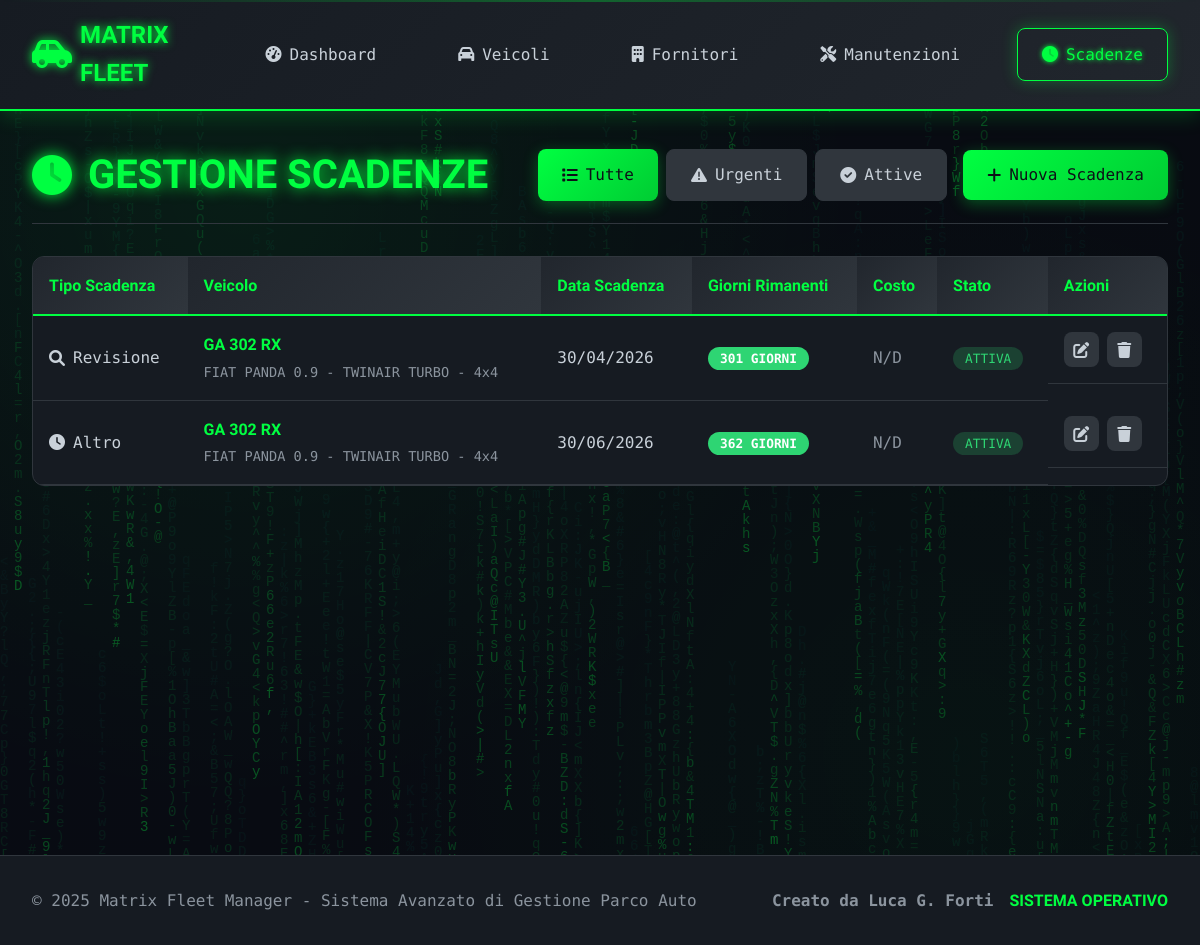
The page /scadenze/ on the database as committed earlier.
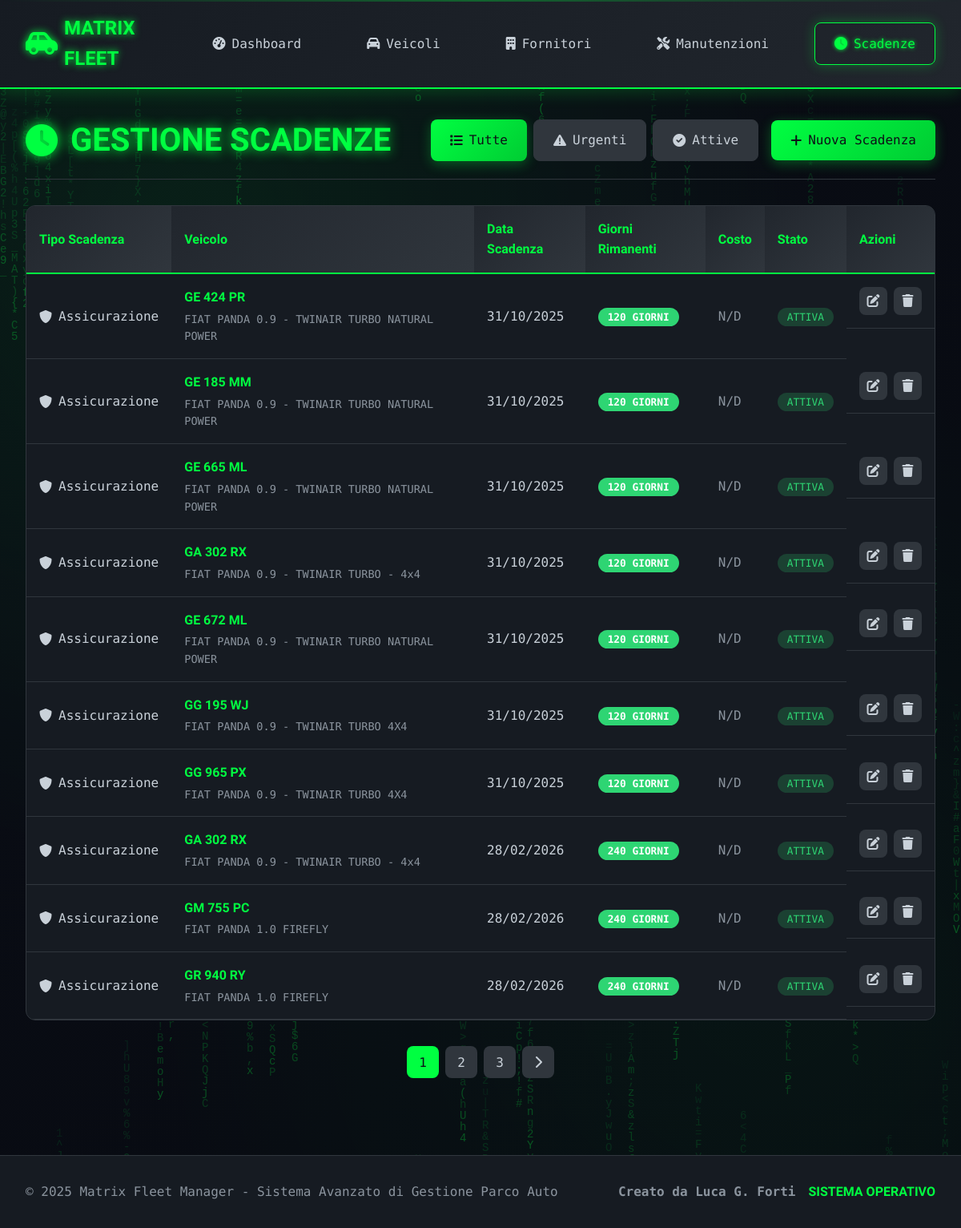
The same page on the database as committed later.
### app/models.py (models this page shows, shortened)
class Scadenza(db.Model):
    __tablename__ = 'scadenze'
    id = db.Column(db.Integer, primary_key=True)
    veicolo_id = db.Column(db.Integer, db.ForeignKey('veicoli.id'), nullable=False)
    tipo_scadenza = db.Column(db.String(50), nullable=False)
    data_scadenza = db.Column(db.Date, nullable=False)
    costo = db.Column(db.Numeric(10, 2))
    stato = db.Column(db.String(20), default='Attiva')
    note = db.Column(db.Text)
    notifica_giorni = db.Column(db.Integer, default=30)
    nucleo = db.Column(db.String(50), default='Via Capitel')
    data_creazione = db.Column(db.DateTime, default=datetime.utcnow)
    @property
    def giorni_alla_scadenza(self):
        if self.data_scadenza:
            delta = self.data_scadenza - date.today()
            return delta.days
        return None

class Veicolo(db.Model):
    __tablename__ = 'veicoli'
    id = db.Column(db.Integer, primary_key=True)
    targa = db.Column(db.String(10), nullable=False, unique=True)
    marca = db.Column(db.String(50), nullable=False)
    modello = db.Column(db.String(50), nullable=False)
    anno_immatricolazione = db.Column(db.Integer, nullable=False)
    data_immatricolazione = db.Column(db.Date, nullable=False)
    km_attuali = db.Column(db.Integer, default=0)
    carburante = db.Column(db.String(20), nullable=False)
    carburante_personalizzato = db.Column(db.String(50))  # NUOVO CAMPO
    cilindrata = db.Column(db.Integer)
    colore = db.Column(db.String(30))
    stato = db.Column(db.String(20), default='Attivo')
    note = db.Column(db.Text)
    carta_carburante = db.Column(db.String(100))
    pin_carburante = db.Column(db.String(20))
    societa_noleggio_id = db.Column(db.Integer, db.ForeignKey('fornitori.id'))
    nucleo = db.Column(db.String(50), default='Via Capitel')
    data_creazione = db.Column(db.DateTime, default=datetime.utcnow)
    manutenzioni = db.relationship('Manutenzione', backref='veicolo', lazy=True,
                                 order_by='desc(Manutenzione.data_intervento)')
    scadenze = db.relationship('Scadenza', backref='veicolo', lazy=True,
                              order_by='desc(Scadenza.data_scadenza)')
    societa_noleggio = db.relationship('Fornitore', foreign_keys=[societa_noleggio_id])

### app/routes/scadenze.py (the view)
@scadenze_bp.route('/')
def index_scadenze():
    page = request.args.get('page', 1, type=int)
    filtro = request.args.get('filtro', 'tutte')
    query = Scadenza.query
    if filtro == 'urgenti':
        query = query.filter(Scadenza.data_scadenza <= date.today())
    elif filtro == 'attive':
        query = query.filter_by(stato='Attiva')
    scadenze = query.order_by(Scadenza.data_scadenza).paginate(
        page=page, per_page=10, error_out=False
    )
    return render_template('scadenze/index.html', scadenze=scadenze, filtro=filtro)

### app/templates/scadenze/index.html (shortened to what the changed rows need)
{% extends "base.html" %}
{% block content %}
<div class="page-container">
    <div class="page-header">
        <h1 class="page-title">
            <i class="fas fa-clock"></i>
        </h1>
    </div>
    <div class="data-table-container">
        <table class="data-table">
            <thead>
                <tr>
                    <th>Tipo Scadenza</th>
                    <th>Veicolo</th>
                    <th>Data Scadenza</th>
                    <th>Giorni Rimanenti</th>
                    <th>Costo</th>
                    <th>Stato</th>
                    <th>Azioni</th>
                </tr>
            </thead>
            <tbody>
                {% for scadenza in scadenze.items %}
                <tr class="{% if scadenza.giorni_alla_scadenza <= 0 %}row-expired{% elif scadenza.giorni_alla_scadenza <= 7 %}row-critical{% elif scadenza.giorni_alla_scadenza <= 30 %}row-warning{% endif %}">
                    <td>
                        <div class="scadenza-type">
                            <i class="fas fa-{% if scadenza.tipo_scadenza == 'Revisione' %}search{% elif scadenza.tipo_scadenza == 'Assicurazione' %}shield-alt{% elif scadenza.tipo_scadenza == 'Bollo' %}receipt{% else %}clock{% endif %}"></i>
                            {{ scadenza.tipo_scadenza }}
                        </div>
                    </td>
                    <td>
                        <div class="vehicle-info">
                            <div class="vehicle-plate">{{ scadenza.veicolo.targa }}</div>
                            <div class="vehicle-model">{{ scadenza.veicolo.marca }} {{ scadenza.veicolo.modello }}</div>
                        </div>
                    </td>
                    <td class="highlight">{{ scadenza.data_scadenza.strftime('%d/%m/%Y') }}</td>
                    <td>
                        {% if scadenza.giorni_alla_scadenza <= 0 %}
                            <span class="days-badge expired">SCADUTA</span>
                        {% elif scadenza.giorni_alla_scadenza <= 7 %}
                            <span class="days-badge critical">{{ scadenza.giorni_alla_scadenza }} giorni</span>
                        {% elif scadenza.giorni_alla_scadenza <= 30 %}
                            <span class="days-badge warning">{{ scadenza.giorni_alla_scadenza }} giorni</span>
                        {% else %}
                            <span class="days-badge ok">{{ scadenza.giorni_alla_scadenza }} giorni</span>
                        {% endif %}
                    </td>
                    <td>
                        {% if scadenza.costo %}
                            <span class="cost-value">€{{ "%.2f"|format(scadenza.costo) }}</span>
                        {% else %}
                            <span class="text-muted">N/D</span>
                        {% endif %}
                    </td>
                    <td>
                        <span class="status-badge status-{{ scadenza.stato.lower() }}">
                            {{ scadenza.stato }}
                        </span>
                    </td>
                    <td class="actions">
                        <a href="{{ url_for('scadenze.modifica_scadenza', id=scadenza.id) }}" class="btn-action" title="Modifica">
                            <i class="fas fa-edit"></i>
                        </a>
                        <a href="{{ url_for('scadenze.elimina_scadenza', id=scadenza.id) }}" class="btn-action delete" title="Elimina" onclick="return confirm('Sei sicuro di voler eliminare questa scadenza?')">
                            <i class="fas fa-trash"></i>
                        </a>
                    </td>
                </tr>
                {% endfor %}
            </tbody>
        </table>
    </div>
    {% set scadenze_critiche = scadenze.items|selectattr('giorni_alla_scadenza', '<=', 7)|list %}
    {% if scadenze.pages > 1 %}
    <div class="pagination">
        {% for page_num in scadenze.iter_pages() %}
            {% if page_num %}
                {% if page_num != scadenze.page %}
                    <a href="{{ url_for('scadenze.index_scadenze', page=page_num, filtro=filtro) }}" class="page-btn">{{ page_num }}</a>
                {% else %}
                    <span class="page-btn active">{{ page_num }}</span>
                {% endif %}
            {% endif %}
        {% endfor %}
        {% if scadenze.has_next %}
            <a href="{{ url_for('scadenze.index_scadenze', page=scadenze.next_num, filtro=filtro) }}" class="page-btn">
                <i class="fas fa-chevron-right"></i>
            </a>
        {% endif %}
    </div>
    {% endif %}
</div>
{% endblock %}

Rows that differ between the two databases and show on the page:
no longer on this page (row unchanged): Scadenza: tipo_scadenza "Revisione", veicolo.targa "GA 302 RX", veicolo.marca "FIAT PANDA", veicolo.modello "0.9 - TWINAIR TURBO - 4x4", data_scadenza "30/04/2026", giorni_alla_scadenza "301", shows "N/D", stato "ATTIVA"
no longer on this page (row unchanged): Scadenza: tipo_scadenza "Altro", veicolo.targa "GA 302 RX", veicolo.marca "FIAT PANDA", veicolo.modello "0.9 - TWINAIR TURBO - 4x4", data_scadenza "30/06/2026", giorni_alla_scadenza "362", shows "N/D", stato "ATTIVA"
added Scadenza: tipo_scadenza "Assicurazione", veicolo.targa "GE 424 PR", veicolo.marca "FIAT", veicolo.modello "PANDA 0.9 - TWINAIR TURBO NATURAL POWER", data_scadenza "31/10/2025", giorni_alla_scadenza "120", shows "N/D", stato "ATTIVA"
added Scadenza: tipo_scadenza "Assicurazione", veicolo.targa "GE 185 MM", veicolo.marca "FIAT", veicolo.modello "PANDA 0.9 - TWINAIR TURBO NATURAL POWER", data_scadenza "31/10/2025", giorni_alla_scadenza "120", shows "N/D", stato "ATTIVA"
added Scadenza: tipo_scadenza "Assicurazione", veicolo.targa "GE 665 ML", veicolo.marca "FIAT", veicolo.modello "PANDA 0.9 - TWINAIR TURBO NATURAL POWER", data_scadenza "31/10/2025", giorni_alla_scadenza "120", shows "N/D", stato "ATTIVA"
added Scadenza: tipo_scadenza "Assicurazione", veicolo.targa "GA 302 RX", veicolo.marca "FIAT PANDA", veicolo.modello "0.9 - TWINAIR TURBO - 4x4", data_scadenza "31/10/2025", giorni_alla_scadenza "120", shows "N/D", stato "ATTIVA"
added Scadenza: tipo_scadenza "Assicurazione", veicolo.targa "GE 672 ML", veicolo.marca "FIAT", veicolo.modello "PANDA 0.9 - TWINAIR TURBO NATURAL POWER", data_scadenza "31/10/2025", giorni_alla_scadenza "120", shows "N/D", stato "ATTIVA"
added Scadenza: tipo_scadenza "Assicurazione", veicolo.targa "GG 195 WJ", veicolo.marca "FIAT", veicolo.modello "PANDA 0.9 - TWINAIR TURBO 4X4", data_scadenza "31/10/2025", giorni_alla_scadenza "120", shows "N/D", stato "ATTIVA"
added Scadenza: tipo_scadenza "Assicurazione", veicolo.targa "GG 965 PX", veicolo.marca "FIAT", veicolo.modello "PANDA 0.9 - TWINAIR TURBO 4X4", data_scadenza "31/10/2025", giorni_alla_scadenza "120", shows "N/D", stato "ATTIVA"
added Scadenza: tipo_scadenza "Assicurazione", veicolo.targa "GA 302 RX", veicolo.marca "FIAT PANDA", veicolo.modello "0.9 - TWINAIR TURBO - 4x4", data_scadenza "28/02/2026", giorni_alla_scadenza "240", shows "N/D", stato "ATTIVA"
added Scadenza: tipo_scadenza "Assicurazione", veicolo.targa "GM 755 PC", veicolo.marca "FIAT", veicolo.modello "PANDA 1.0 FIREFLY", data_scadenza "28/02/2026", giorni_alla_scadenza "240", shows "N/D", stato "ATTIVA"
added Scadenza: tipo_scadenza "Assicurazione", veicolo.targa "GR 940 RY", veicolo.marca "FIAT", veicolo.modello "PANDA 1.0 FIREFLY", data_scadenza "28/02/2026", giorni_alla_scadenza "240", shows "N/D", stato "ATTIVA"
Other text that changed with them:
new list line: "1"
new list line: "2"
new list line: "3"
